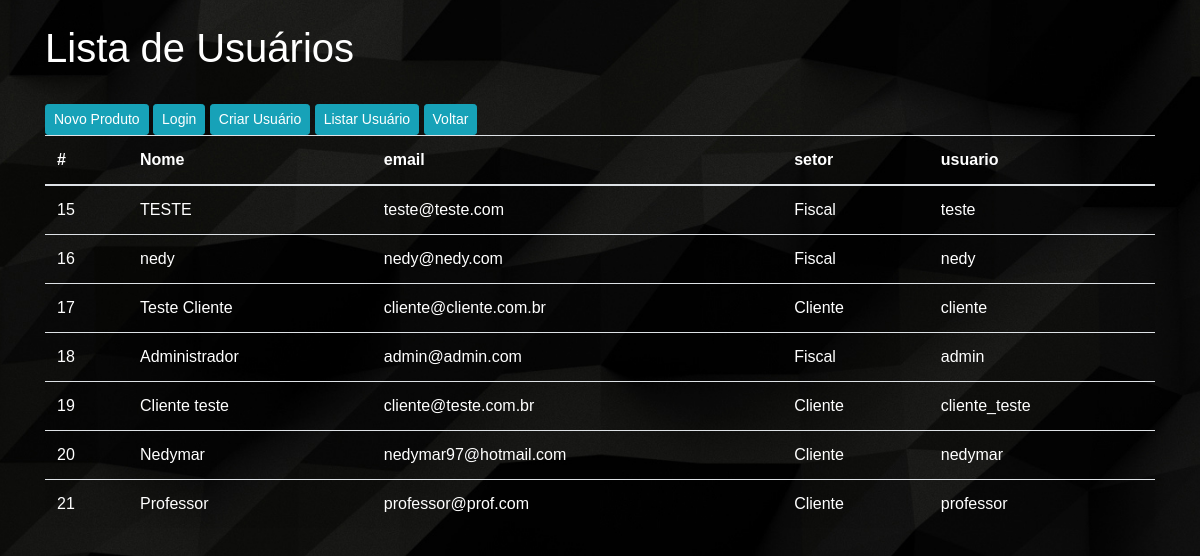
Page /listar_users.php on the committed database.
### tables this page shows
CREATE TABLE `usuarios` (
  `id` int(11) NOT NULL,
  `nome` text NOT NULL,
  `email` text NOT NULL,
  `setor` text NOT NULL,
  `usuario` text NOT NULL,
  `senha` text NOT NULL
);

### listar_users.php (the view, shortened to what this page needs)
<?php
    require_once "conexao.php";
    $sql   = "SELECT * FROM usuarios";
    $query = $con->query($sql);
    $registros = $query->fetchAll();
 ?>
 <!doctype html>
<html lang="en">
  <head>
    <link rel="stylesheet" href="https://maxcdn.bootstrapcdn.com/bootstrap/4.0.0/css/bootstrap.min.css">
    <link rel="stylesheet" href="CSS_Prod/estilo_listaprod.css">
  </head>
  <body>
    <div class="container"></br>
      <h1>Lista de Usuários</h1></br>
      <a class="btn btn-info btn-sm" href="form_produto.php">Novo Produto</a>
      <a class="btn btn-info btn-sm" href="tela_login/index.php">Login</a>
      <a class="btn btn-info btn-sm" href="tela_login/cadastrar.php">Criar Usuário</a>
      <a class="btn btn-info btn-sm" href="tela_login/listar_users.php">Listar Usuário</a>
      <a class="btn btn-info btn-sm" href="lista_produtos.php">Voltar</a>
      <table class="table table-hover table-striped">
          <thead>
            <th>#</th>
            <th>Nome</th>
            <th>email</th>
            <th>setor</th>
            <th>usuario</th>
          </thead>
          <tbody>
            <?php foreach ($registros as $linha): ?>
              <tr>
                  <td><?php echo $linha['id']; ?></td>
                  <td><?php echo $linha['nome']; ?></td>
                  <td><?php echo $linha['email']; ?></td>
                  <td><?php echo $linha['setor']; ?></td>
                  <td><?php echo $linha['usuario']; ?></td>
              </tr>
            <?php endforeach; ?>
          </tbody>
      </table>
    </div>
  </body>
</html>

### CSS_Prod/estilo_listaprod.css (style rules this page uses)
* { margin: 0px; padding: 0px; }
body { background-image: url("Imagens/fundo2.jpg"); background-position: center; background-size: 2280px; color: white; font-family: arial; }

### rows in the picture
usuarios: id "15", nome "TESTE", email "teste@teste.com", setor "Fiscal", usuario "teste"
usuarios: id "16", nome "nedy", email "nedy@nedy.com", setor "Fiscal", usuario "nedy"
usuarios: id "17", nome "Teste Cliente", email "cliente@cliente.com.br", setor "Cliente", usuario "cliente"
usuarios: id "18", nome "Administrador", email "admin@admin.com", setor "Fiscal", usuario "admin"
usuarios: id "19", nome "Cliente teste", email "cliente@teste.com.br", setor "Cliente", usuario "cliente_teste"
usuarios: id "20", nome "Nedymar", email "nedymar97@hotmail.com", setor "Cliente", usuario "nedymar"
usuarios: id "21", nome "Professor", email "professor@prof.com", setor "Cliente", usuario "professor"
